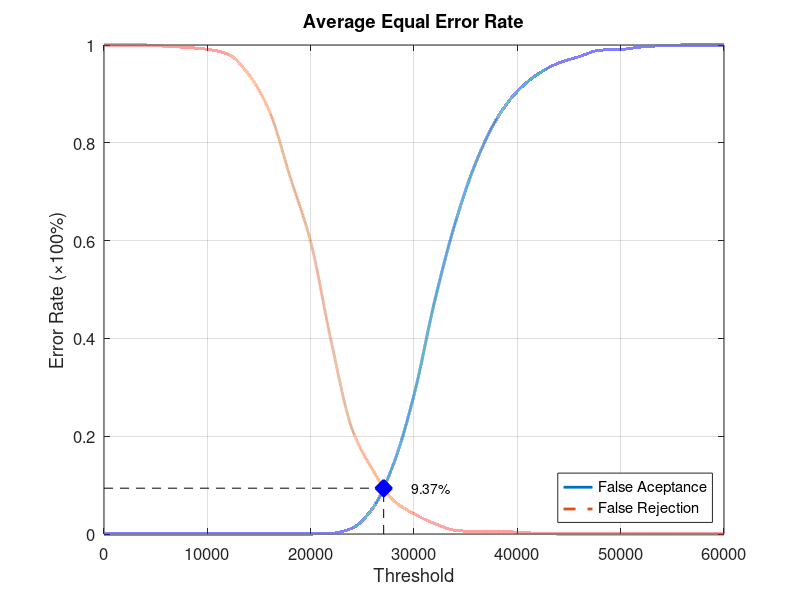
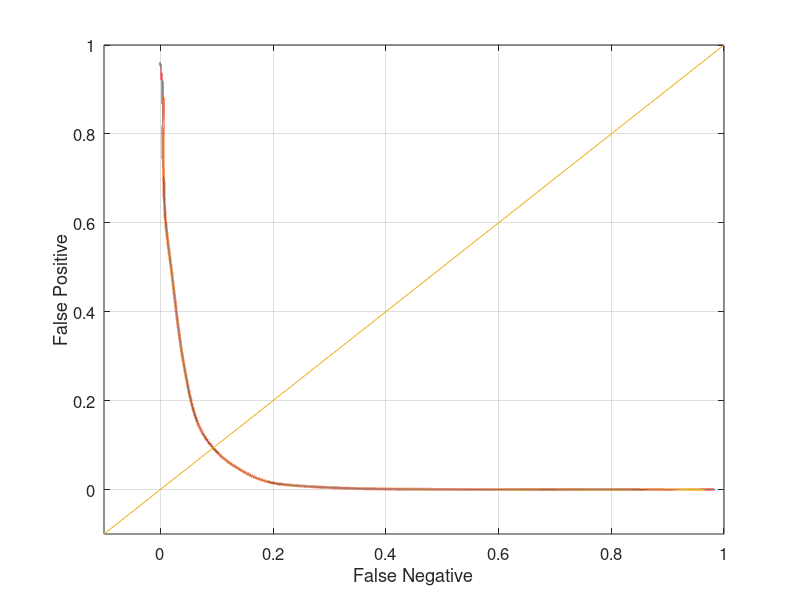

These figures' MATLAB source, in order:
function yEER = Experiment5Average
close all;
clear;
clc;
x = 0:2000:60000;
xq = 0:0.5:60000;

y0 = [0 0 0 0 0 0 0 0 0 0 0 0.00131579 0.0118421 0.0526316 0.142105 0.284211 0.476316 0.636842 0.760526 0.848684 0.905263 0.940789 0.963158 0.976316 0.989474 0.990789 0.996053 0.998684 1 1 1];
yy0 = interp1(x, y0, xq, 'pchip');
y1 = [1 1 1 0.9975 0.995 0.99125 0.98125 0.94 0.865 0.73125 0.5975 0.3925 0.215 0.13125 0.06875 0.04125 0.02125 0.0075 0.005 0.005 0.00375 0.00125 0 0 0 0 0 0 0 0 0];
yy1 = interp1(x, y1, xq, 'pchip');

% Calculating EER: 
y2 = abs(y0 - y1);
find(y2 == min(y2))
yy2 = abs(yy0 - yy1);
xEER = find(yy2 == min(yy2));
xEERIndex = xq(xEER) % X-axis EER
yEER = yy0(xEER) % Y-axis EER

main = figure
plot(xq, yy0,'-','LineWidth', 2);	hold on
plot(xq, yy1,'--','LineWidth', 2);	hold on
plot([xEERIndex xEERIndex], [0 yEER], 'k--');	hold on
plot([0 xEERIndex], [yEER yEER], 'k--');	hold on
plot(xEERIndex, yEER, 'bx', 'LineWidth', 10);	hold on
text(xEERIndex + 10 * xEERIndex / 100, yEER, [num2str(round((10000 * yEER)) / 100) '%'])
legend('False Aceptance', 'False Rejection', 'Location', 'SouthEast')
xlabel('Threshold')
ylabel('Error Rate (\times100%)')
title('Average Equal Error Rate')
set(gca, 'FontSize', 12)
axis([0 60000 0 1])
grid on

print(main, 'Experiment5AverageMain', '-dpng');
FNRxFPR = figure('Color', [1 1 1]);
plot(yy1, yy0, '-', yy1, yy0, 'LineWidth', 2);
hold on
y = -0.1:0.1:1
plot(y, y); 
set(gca, 'FontSize', 12)
xlabel('False Negative')
ylabel('False Positive')
axis([-0.1 1 -0.1 1])
set(gca, 'FontSize', 12)
grid on

print(FNRxFPR, 'Experiment5AverageFNRxFPR','-dpng');
end
